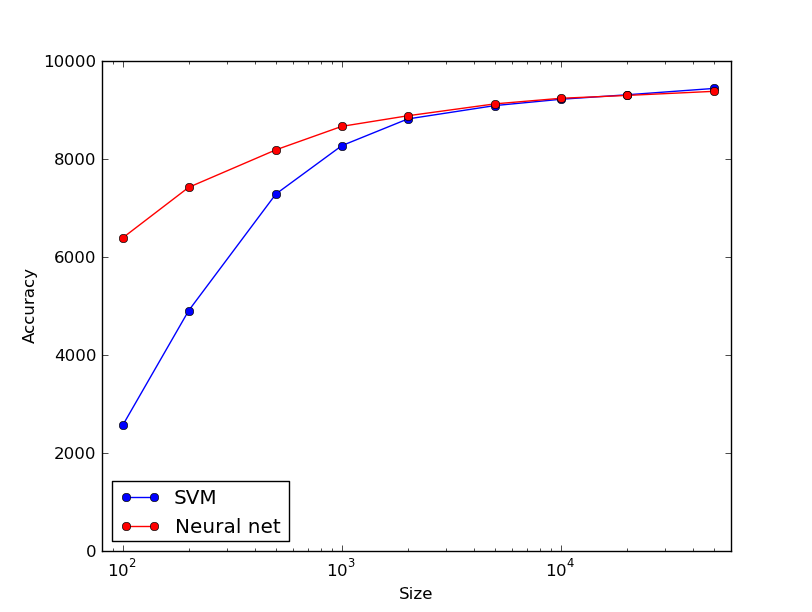

Generate this figure with Python:
"""
mnist_more_data
~~~~~~~~~~~~~~~

This program produces a plot showing how the size of the training data
set affects the classification accuracy of an SVM and a neural network
classifier.  The training and test data is drawn from the MNIST data
set.
"""

#### Libraries
# My libraries
import mnist_nn
import mnist_loader 

# Third-party libraries
import matplotlib
import matplotlib.pyplot as plt
from sklearn import svm

svm_training_data, _, svm_test_data = mnist_loader.load_data()
nn_training_data, nn_test_inputs, nn_actual_test_results = mnist_nn.load_data()
sizes = [100, 200, 500, 1000, 2000, 5000, 10000, 20000, 50000] 
svm_results, nn_results = [], []
for size in sizes:
    print "\nData set size: %s" % size
    # SVM results
    clf = svm.SVC()
    clf.fit(svm_training_data[0][:size], svm_training_data[1][:size])
    predictions = [int(a) for a in clf.predict(svm_test_data[0])]
    svm_results.append(
        sum(int(a == y) for a, y in zip(predictions, svm_test_data[1])))
    print "SVM result: %s /  10000" % svm_results[-1]
    # Neural network results
    net = mnist_nn.Network([784, 20, 10])
    epochs = 1500000/size
    net.SGD(nn_training_data[:size], epochs, 10, 0.01, 0.001)
    nn_results.append(net.evaluate(nn_test_inputs, nn_actual_test_results))
    print "Neural net result: %s / 10000" % nn_results[-1]

plt.semilogx(sizes, svm_results, 'bo-', sizes, nn_results, 'ro-')
plt.axis([80, 60000, 0, 10000])
plt.xlabel("Size")
plt.ylabel("Accuracy")
plt.legend(("SVM", "Neural net"), "lower left")
plt.show()
